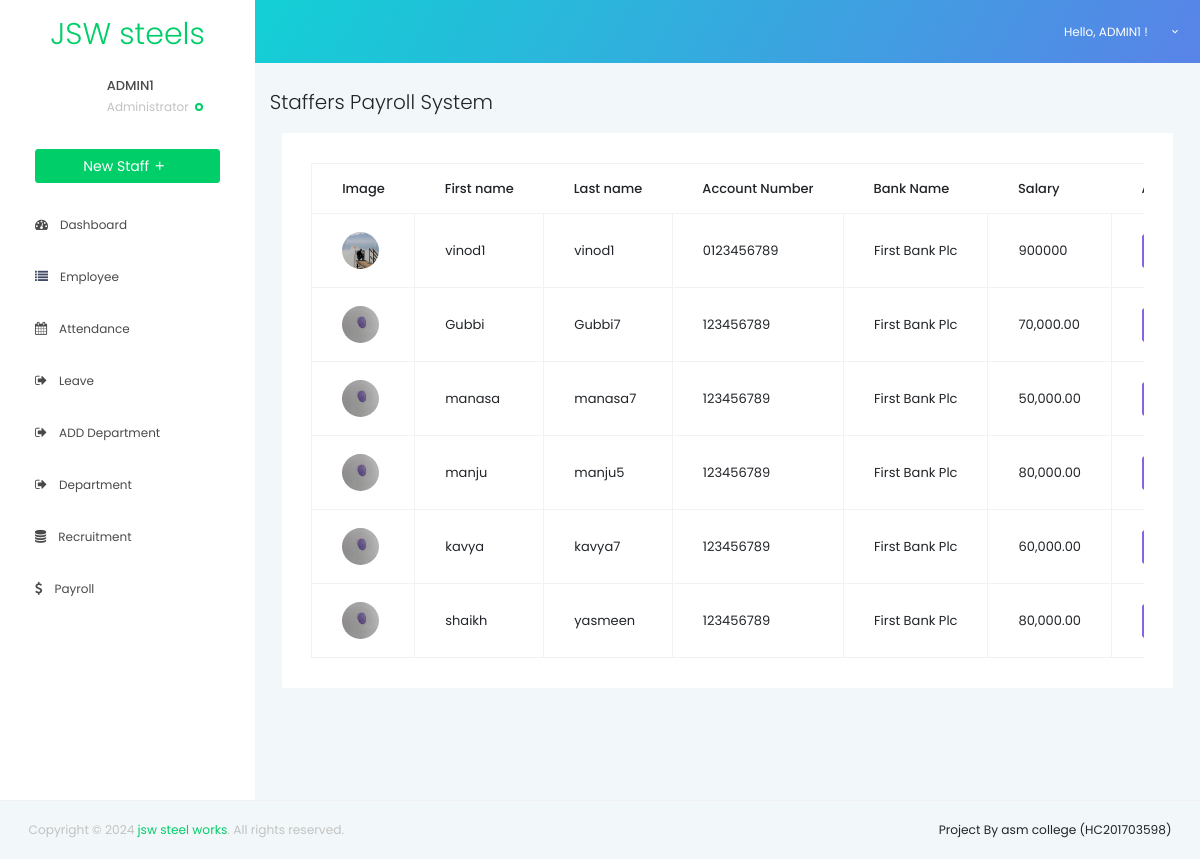
The page /employee/pay/ (signed in) on the database its author committed.
### hrms/models.py (models this page shows, shortened)
class Employee(models.Model):
    LANGUAGE_CHOICES = (('english','ENGLISH'),('yoruba','YORUBA'),('hausa','HAUSA'),('french','FRENCH'))
    GENDER_CHOICES = (('male','MALE'), ('female', 'FEMALE'),('other', 'OTHER'))
    emp_id = models.CharField(max_length=70, default='emp'+str(random.randrange(100,999,1)))
    thumb = models.ImageField(blank=True, null=True)
    first_name = models.CharField(max_length=50, null=False)
    last_name = models.CharField(max_length=50, null=False)
    mobile = models.CharField(max_length=15)
    email = models.EmailField(max_length=125, null=False)
    address = models.TextField(max_length=100, default='')
    emergency = models.CharField(max_length=11)
    gender = models.CharField(choices=GENDER_CHOICES, max_length=10)
    department = models.ForeignKey(Department, on_delete=models.SET_NULL, null=True)
    joined = models.DateTimeField(default=timezone.now)
    language = models.CharField(choices=LANGUAGE_CHOICES, max_length=10, default='english')
    nuban = models.CharField(max_length=10, default='0123456789')
    bank = models.CharField(max_length=25, default='First Bank Plc')
    salary = models.CharField(max_length=16, default='00,000.00')

### hrms/views.py (the view)
# urls.py: path("employee/pay/",views.Pay.as_view(), name="payroll")
class Pay(LoginRequiredMixin,ListView):
    model = Employee
    template_name = 'hrms/payroll/index.html'
    context_object_name = 'emps'
    login_url = 'hrms:login'

### hrms/templates/hrms/payroll/index.html (shortened to what this page needs)
{% extends 'hrms/layout.html' %}
{% load static %}
          {% block content %}
            <div class="main-panel">
        <div class="content-wrapper">
          <div class="row">
           <p class="lead text-center">Staffers Payroll System</p>
            <div class="col-lg-12 grid-margin">
              <div class="card">
                <div class="card-body">
                  <div class="table-responsive">
                    <table class="table table-bordered">
                      <thead>
                        <tr>
                          <th>
                            Image
                          </th>
                          <th>
                            First name
                          </th>
                          <th>
                            Last name
                          </th>
                          <th>
                            Account Number
                          </th>
                          <th>
                            Bank Name
                          </th>
                          <th>
                            Salary
                          </th>
                           <th>
                          </th>
                        </tr>
                      </thead>
                      <tbody>
                      {% for emp in emps %}
                        <tr>
                          <td class="font-weight-medium">
                            {% if emp.thumb %}
                                <img src="{{ emp.thumb.url }}"
                                     class="img-fluid rounded-circle"
                                     alt="{{ emp.first_name }} {{ emp.last_name }}'s photo"
                                     loading="lazy"
                                     onerror="this.onerror=null;this.src='{% static 'path/to/default/image.jpg' %}';">
                            {% else %}
                                <img src="{% static 'path/to/default/image.jpg' %}"
                                     class="img-fluid rounded-circle"
                                     alt="Default Image"
                                     loading="lazy">
                            {% endif %}
                        </td>
                          <td>
                            {{emp.first_name}}
                          </td>
                          <td>
                            {{emp.last_name}}
                          </td>
                           <td>
                            {{emp.nuban}}
                          </td>
                          <td>
                            {{emp.bank}}
                          </td>
                           <td>
                            {{emp.salary}}
                          </td>
                           <td>
                          </td>
                        </tr>
                      {% endfor %}
                      </tbody>
                    </table>
                  </div>
                </div>
              </div>
            </div>
          </div>
                  </div>
                </div>
              </div>
            </div>
        {% endblock content %}

### hrms/templates/hrms/nav.html (shortened to what this page needs)
    {% load static %}
    <nav class="navbar default-layout col-lg-12 col-12 p-0 fixed-top d-flex flex-row">
      <div class="text-center navbar-brand-wrapper d-flex align-items-top justify-content-center">
        <p class="display-4 mt-3 text-success">JSW steels</p>
      </div>
      <div class="navbar-menu-wrapper d-flex align-items-center">
        <ul class="navbar-nav navbar-nav-right">
          <li class="nav-item dropdown d-none d-xl-inline-block">
            <a class="nav-link dropdown-toggle" id="UserDropdown" href="#" data-toggle="dropdown" aria-expanded="false">
              <span class="profile-text"> Hello, {{user.username | upper }} ! </span>
            </a>
          </li>
        </ul>
      </div>
    </nav>

### hrms/templates/hrms/sidebar.html (shortened to what this page needs)
<nav class="sidebar sidebar-offcanvas" id="sidebar">
        <ul class="nav">
          <li class="nav-item nav-profile">
            <div class="nav-link">
              <div class="user-wrapper">
                <div class="profile-image">
                </div>
                <div class="text-wrapper">
                  <p class="profile-name">{{user.username | upper}} </p>
                  <div>
                    <small class="designation text-muted">Administrator</small>
                    <span class="status-indicator online"></span>
                  </div>
                </div>
              </div>
              <a href="{% url 'hrms:employee_new' %}" class="btn btn-success btn-block">New Staff
                <i class="mdi mdi-plus"></i>
              </a>
            </div>
          </li>
          <li class="nav-item">
            <a class="nav-link" href="{% url 'hrms:dashboard' %}">
              <i class="fa  fa-dashboard"></i>
              <span class="menu-title">&emsp;Dashboard</span>
            </a>
          </li>
          <li class="nav-item">
            <a class="nav-link" href="{% url 'hrms:employee_all' %}" aria-expanded="false" aria-controls="ui-basic">
              <i class="fa fa-list text-dark"></i>
              <span class="menu-title">&emsp;Employee</span>
            </a>
          </li>
          <li class="nav-item">
            <a class="nav-link" href="{% url 'hrms:attendance_new' %}">
              <i class="fa fa-calendar"></i>
              <span class="menu-title">&emsp;Attendance</span>
            </a>
          </li>
          <li class="nav-item">
            <a class="nav-link" href="{% url 'hrms:leave_new' %}">
              <i class="fa fa-sign-out "></i>
              <span class="menu-title">&emsp;Leave</span>
            </a>
          </li>
          <li class="nav-item">
            <a class="nav-link" href="{% url 'hrms:dept_new' %}">
              <i class="fa fa-sign-out "></i>
              <span class="menu-title">&emsp;ADD Department</span>
            </a>
          </li>
          <li class="nav-item">
            <a class="nav-link" href="{% url 'hrms:dept_view' %}">
              <i class="fa fa-sign-out "></i>
              <span class="menu-title">&emsp;Department</span>
            </a>
          </li>
          <li class="nav-item">
            <a class="nav-link" href="{% url 'hrms:recruitmentall' %}">
              <i class="fa fa-database"></i>
              <span class="menu-title">&emsp;Recruitment</span>
            </a>
          </li>
          <li class="nav-item">
            <a class="nav-link" href="{% url 'hrms:payroll' %}">
              <i class="fa fa-usd"></i>
              <span class="menu-title">&emsp;Payroll</span>
            </a>
          </li>
        </ul>
      </nav>

### rows shown on the page
Employee: thumb (picture), first_name "vinod1", last_name "vinod1", nuban "0123456789", bank "First Bank Plc", salary "900000"
Employee: thumb (picture), first_name "Gubbi", last_name "Gubbi7", nuban "123456789", bank "First Bank Plc", salary "70,000.00"
Employee: thumb (picture), first_name "manasa", last_name "manasa7", nuban "123456789", bank "First Bank Plc", salary "50,000.00"
Employee: thumb (picture), first_name "manju", last_name "manju5", nuban "123456789", bank "First Bank Plc", salary "80,000.00"
Employee: thumb (picture), first_name "kavya", last_name "kavya7", nuban "123456789", bank "First Bank Plc", salary "60,000.00"
Employee: thumb (picture), first_name "shaikh", last_name "yasmeen", nuban "123456789", bank "First Bank Plc", salary "80,000.00"

### other values the page prints
{{ user.username | upper }} "ADMIN1"
